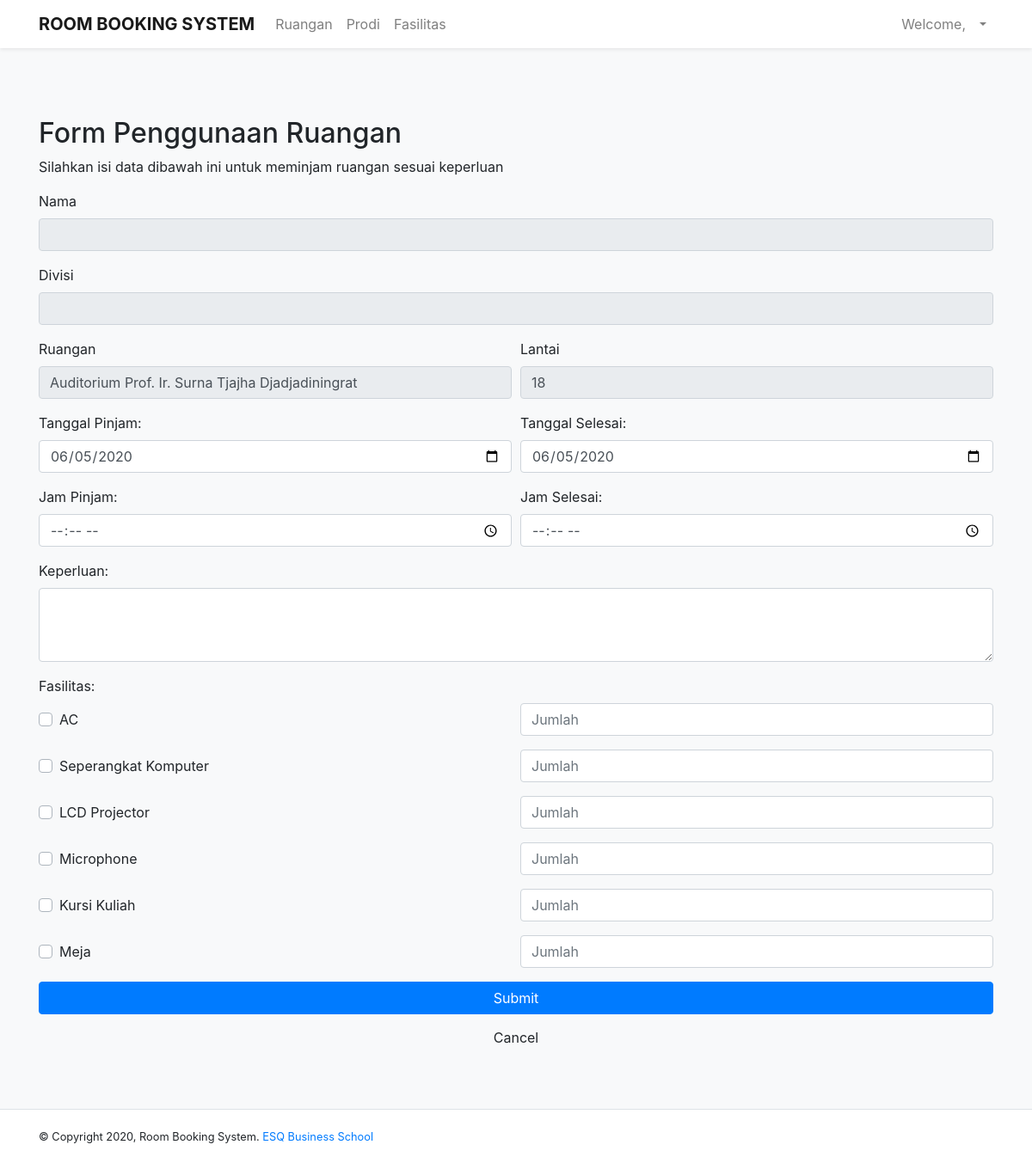
/dashboardMahasiswa.php?p=formPinjam&IDRuangan=33&namaRuangan=Auditorium Prof. Ir. Surna Tjajha Djadjadiningrat, run on the app's committed database.
### tables this page shows
CREATE TABLE `ruangan` (
  `IDRuangan` int(11) NOT NULL,
  `namaRuangan` varchar(100) NOT NULL,
  `kapasitas` int(11) NOT NULL,
  `lantai` int(11) NOT NULL,
  `fotoRuangan` varchar(40) NOT NULL,
  `UserID` int(11) DEFAULT NULL
);

CREATE TABLE `fasilitas` (
  `jenisFasilitas` varchar(30) NOT NULL,
  `IDFasilitas` int(11) NOT NULL
);

### class/class.Ruangan.php (called while the page is built, shortened)
<?php
class Ruangan extends Connection{
    public $IDRuangan = '';
    public function SelectOneRuangan(){
        $sql = "SELECT * FROM ruangan WHERE IDRuangan='$this->IDRuangan'";
        $resultOne = mysqli_query($this->connection, $sql);
        if(mysqli_num_rows($resultOne) == 1){
            $data = mysqli_fetch_assoc($resultOne);
            $this->namaRuangan = $data['namaRuangan'];
            $this->lantai = $data['lantai'];
        }
    }
}
?>

### inc.koneksi.php (called while the page is built, shortened)
<?php
    class Connection{
        private $host = "localhost";
        private $user = "root";
        private $password = "";
        function connect(){
            $conn = mysqli_connect($this->host, $this->user, $this->password);
            $this->connection = $conn;
        }
    }
?>

### class/class.Fasilitas.php (called while the page is built, shortened)
<?php
class Fasilitas extends Connection{
    public function SelectAllFasilitas(){
        $sql = "SELECT * FROM fasilitas";
        $result = mysqli_query($this->connection, $sql);
        $arrResult = Array();
        $count=0;
            while ($data = mysqli_fetch_array($result)){
                $objFasilitas = new Fasilitas();
                $objFasilitas->IDFasilitas=$data['IDFasilitas'];
                $objFasilitas->jenisFasilitas=$data['jenisFasilitas'];
                $arrResult[$count] = $objFasilitas;
                $count++;
            }
        return $arrResult;
    }
}
?>

### pages/formPinjam.php (the view, shortened to what this page needs)
<?php
  require_once('./class/class.Ruangan.php');
  require_once('./class/class.Fasilitas.php');
  $objRuangan = new Ruangan();
  $objFasilitas = new Fasilitas();
  $listFasilitas = $objFasilitas->SelectAllFasilitas();
  if(isset($_GET['IDRuangan'])){
    $objRuangan->IDRuangan = $_GET['IDRuangan'];
    $objRuangan->SelectOneRuangan();
  }
?>
<div class="container">
  <div class="wrapper">
    <h2 class="Title">Form Penggunaan Ruangan</h2>
      <p>Silahkan isi data dibawah ini untuk meminjam ruangan sesuai keperluan</p>
          <form action="" method="POST">
            <div class="form-group">
                <label for="nama">Nama </label>
                <input type="text" class="form-control" id="nama" placeholder="<?php echo $_SESSION["nama"] ?>" value="<?php echo $_SESSION["nama"] ?>" readonly>
            </div>
            <div class="form-group">
                <label for="divisi">Divisi </label>
                <input type="text" class="form-control" id="divisi" name="divisi" placeholder="<?php echo $_SESSION["role"] ?>" value="<?php echo $_SESSION["role"] ?>" readonly>
            </div>
            <div class="form-row form-group">
              <div class="col">
                  <label for="ruangan">Ruangan </label>
                  <input type="text" class="form-control" id="ruangan" name="ruangan" placeholder="<?php echo $objRuangan->namaRuangan; ?>" value="<?php echo $objRuangan->namaRuangan; ?>" readonly>
              </div>
              <div class="col">
                  <label for="lantai">Lantai </label>
                  <input type="text" class="form-control" id="lantai" name="lantai" placeholder="<?php echo $objRuangan->lantai ?>" value="<?php echo $objRuangan->lantai; ?>" readonly>
              </div>
            </div>
            <div class="form-row form-group">
              <div class="col">
                <label for="tglPinjam">Tanggal Pinjam:</label>
                <input type="date" class="form-control" id="tglPinjam" name="tglPinjam" value="<?php echo date('Y-m-d'); ?>" required>
              </div>
              <div class="col">
                <label for="tglSelesai">Tanggal Selesai:</label>
                <input type="date" class="form-control" id="tglSelesai" name="tglSelesai" value="<?php echo date('Y-m-d'); ?>" required>
              </div>
            </div>
            <div class="form-row form-group">
              <div class="col">
                <label for="jamPinjam">Jam Pinjam:</label>
                <input type="time" class="form-control" id="jamPinjam" name="jamPinjam"  required >
              </div>
              <div class="col">
                <label for="jamSelesaiPinjam">Jam Selesai:</label>
                <input type="time" class="form-control" id="selesaiPinjam" name="selesaiPinjam"  required>
              </div>
            </div>
            <div class="form-group">
                <label for="keperluan">Keperluan:</label>
                <textarea class="form-control" id="keperluan" name="keperluan" rows="3" style="height:100%" required></textarea>
            </div>
            <div class="form-group">
              <label for="fasilitas">Fasilitas:</label>
                <?php
                  foreach($listFasilitas as $fasilitas){
                    echo '<div class="form-row form-group">';
                    echo '<div class="col form-inline">';
                    echo '<div class="custom-control custom-checkbox">';
                    echo '<label class="custom-control-label" for="'.$fasilitas->jenisFasilitas.'">'.$fasilitas->jenisFasilitas.'</label>';
                    echo '</div>';
                    echo '</div>';
                    echo '<div class="col">';
                    echo '<input type="number" class="form-control" name="jumlah[]" placeholder="Jumlah">';
                    echo '</div>';
                    echo '</div>';
                  }
                ?>
            <input type="submit" name="btnSubmit" class="btn btn-primary btn-block" value="Submit">
            <a href="index.php?p=pilihRuangan" class="btn btn-light btn-block">Cancel</a>
    </form>
  </div>
</div>

### styles.css (style rules this page uses)
.Title { padding: 80px 0 0 0; }

### data on the page
ruangan: ruangan "Auditorium Prof. Ir. Surna Tjajha Djadjadiningrat", lantai "18"
fasilitas: jenisFasilitas "AC"
fasilitas: jenisFasilitas "Seperangkat Komputer"
fasilitas: jenisFasilitas "LCD Projector"
fasilitas: jenisFasilitas "Microphone"
fasilitas: jenisFasilitas "Kursi Kuliah"
fasilitas: jenisFasilitas "Meja"
